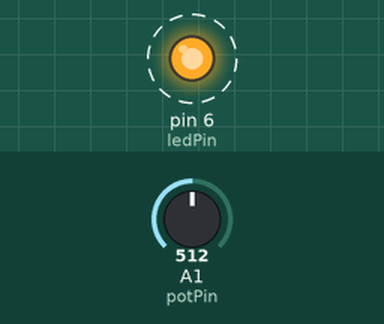
Recording of a sketch running on a simulated Arduino Uno, built with avr-gcc and run on an emulated ATmega328P. Shown: output pins drawn as LEDs (lit = HIGH). Dashed ring = blinking. Inputs (shaded band) come from the test bench; at power-on: A1 (potPin) = 512. What the sketch prints to the serial monitor is not drawn.

Above: at 0.2 s.
Timing chart, 0 to 4.6 s (numbered marks = the images above):
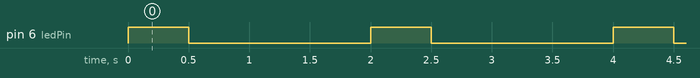

The sketch:

excersise_1.1.ino
```cpp
// Lab 1.1 – Digital + Analog I/O
const int ledPin = 6;   // Built-in LED on D6
const int potPin = A1;  // Potentiometer connected to A1

void setup() {
  pinMode(ledPin, OUTPUT);  // LED as output
  Serial.begin(9600);       // Start serial monitor
}

void loop() {
  // Blink LED every 500 ms
  digitalWrite(ledPin, HIGH);
  delay(500);
  digitalWrite(ledPin, LOW);
  delay(500);

  // Read potentiometer and print raw value
  int rawValue = analogRead(potPin);  // 0–4095 for 12-bit ADC
  Serial.print("Analog value: ");
  Serial.println(rawValue);

  delay(1000); // Read once per second
}
```

Measured:
- by itself, pin 6 (ledPin): alternates HIGH for 0.50 s and LOW for 1.5 s
